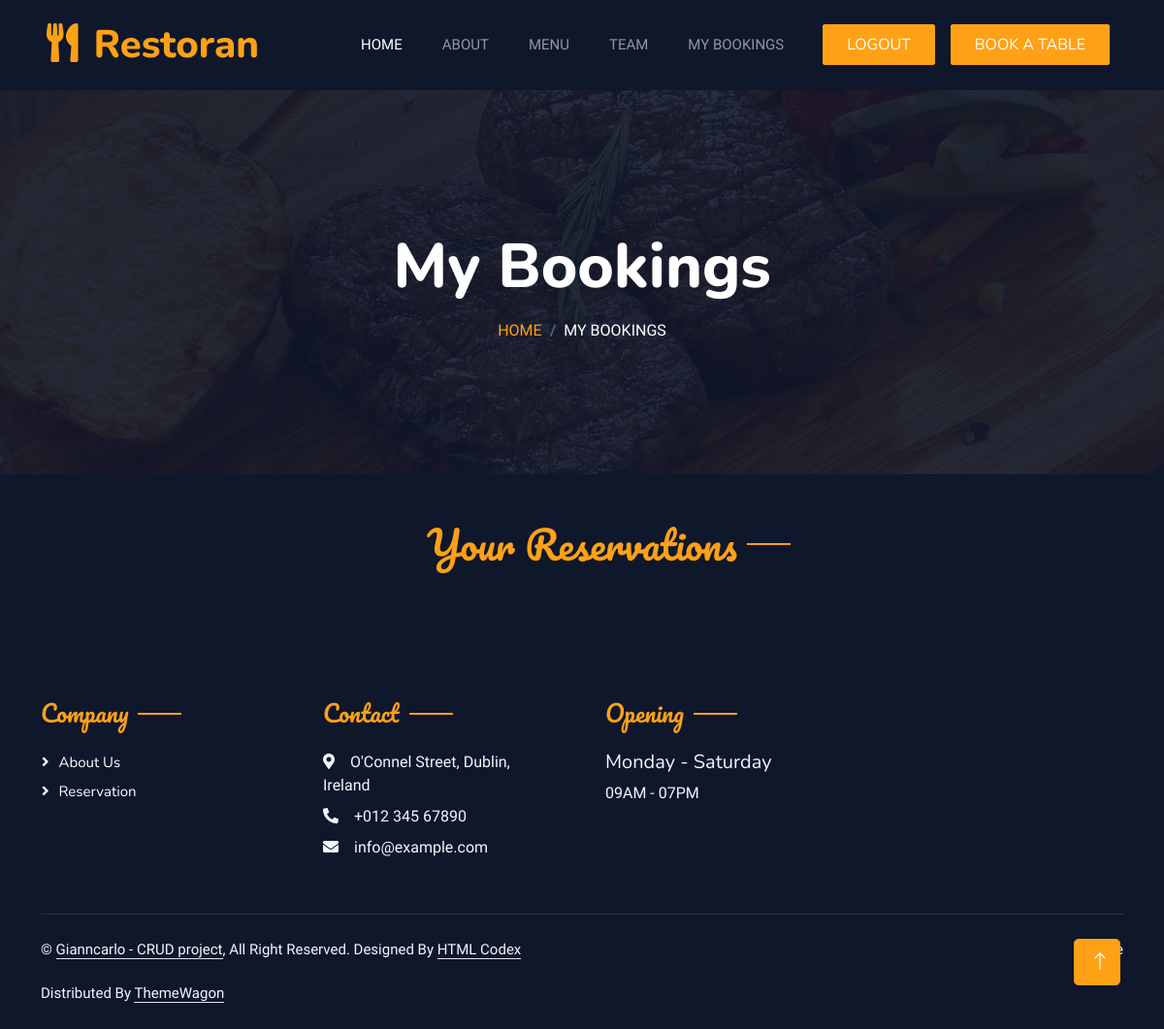
The page /profile/reservation_list/ (signed in) on the database as committed earlier.
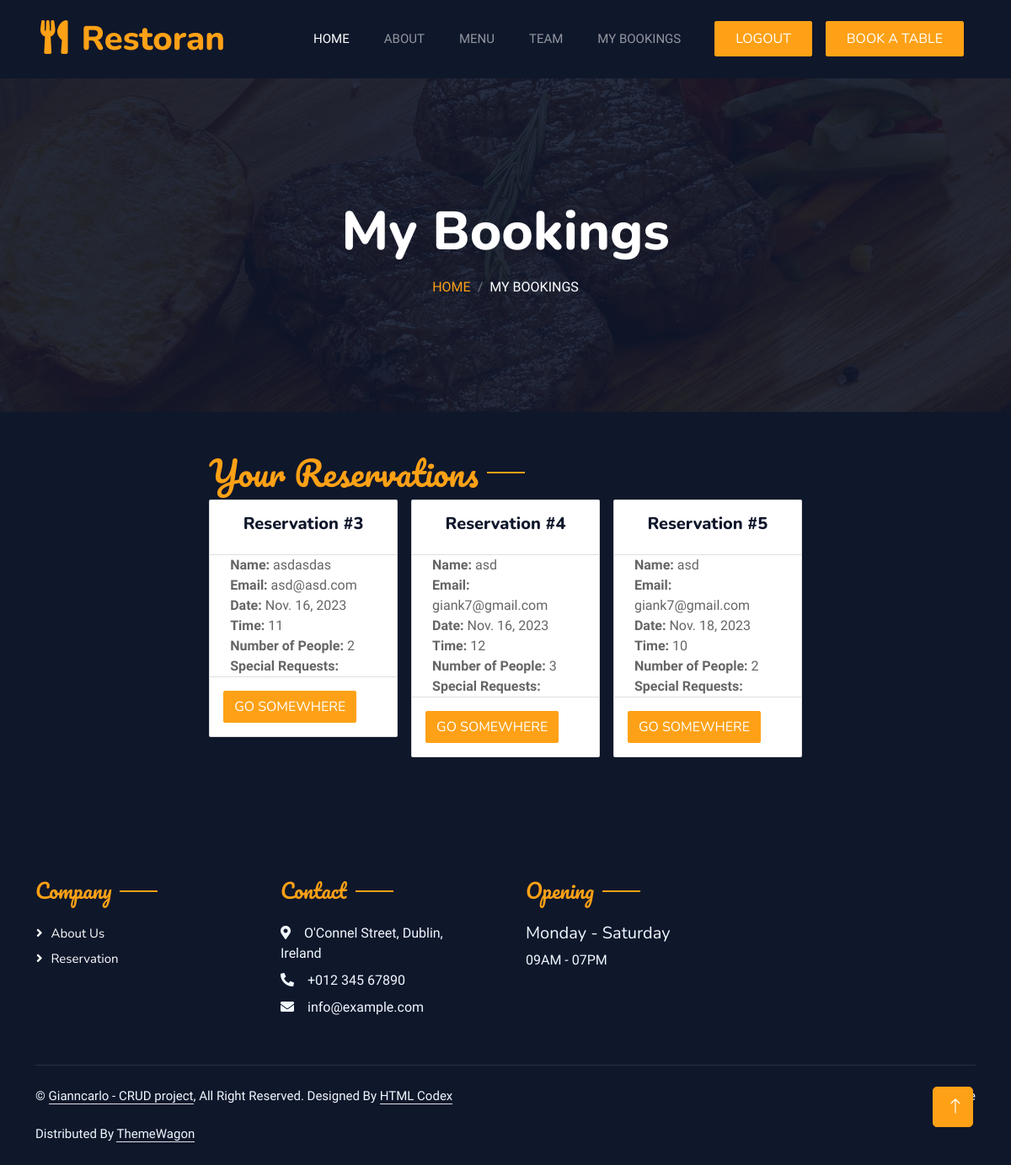
The same page on the database as committed later.
### profiles/models.py (models this page shows, shortened)
class Reservation(models.Model):
    user = models.ForeignKey(User, on_delete=models.CASCADE)
    name = models.CharField(max_length=255)
    email = models.EmailField()
    date = models.DateField()
    time = models.IntegerField(choices=[
        (9, '9AM'),
        (10, '10AM'),
        (11, '11AM'),
        (12, '12M'),
        (13, '1PM'),
        (14, '2PM'),
        (15, '3PM'),
        (16, '4PM'),
        (17, '5PM'),
        (18, '6PM'),
    ])
    no_of_people = models.IntegerField(choices=[
        (1, '1'),
        (2, '2'),
        (3, '3'),
        (4, '4'),
        (5, '5'),
    ])
    special_request = models.TextField(blank=True)

### profiles/views.py (the view)
# urls.py: path('reservation_list/', reservation_list, name='reservation_list'),
def reservation_list(request):
    reservations = Reservation.objects.all()
    return render(request, 'reservation_list.html', {'reservations': reservations})

### profiles/templates/reservation_list.html (shortened to what this page needs)
{% extends "base.html" %}
{% load static %}
{% block content %}
{% if user.is_authenticated %}
{% include 'includes/list.html' %}
{% endif %}
{% endblock %}

### templates/base.html (shortened to what this page needs)
{% load static %}
<!doctype html>
<html lang="en">
<head>
    {% block corecss %}
    <link href="https://cdn.jsdelivr.net/npm/bootstrap@5.0.2/dist/css/bootstrap.min.css" rel="stylesheet"
>
    <link rel="stylesheet"
        href="https://cdn.jsdelivr.net/npm/bootstrap-datepicker@1.9.0/dist/css/bootstrap-datepicker.min.css">
    <link rel="stylesheet" href="{% static 'css/style.css' %}">
    <link rel="stylesheet" href="{% static 'css/bootstrap.min.css' %}">
    {% endblock %}
    <link href="https://cdnjs.cloudflare.com/ajax/libs/font-awesome/5.10.0/css/all.min.css" rel="stylesheet">
    <link rel="stylesheet" href="https://cdn.jsdelivr.net/npm/bootstrap-icons@1.4.1/font/bootstrap-icons.css">
    <link rel="stylesheet" href="{% static 'lib/animate/animate.min.css' %}">
    <link rel="stylesheet" href="{% static 'lib/owlcarousel/assets/owl.carousel.min.css' %}">
    <link rel="stylesheet" href="{% static 'lib/tempusdominus/css/tempusdominus-bootstrap-4.min.css' %}">
</head>
<body>
    <div class="container-xxl bg-white p-0">
        {% include 'includes/navbar.html' %}
        {% block content %}
        {% endblock %}
        {% include 'includes/footer.html' %}
    </div>
</body>
</html>

### templates/includes/navbar.html (shortened to what this page needs)
<div class="container-xxl position-relative p-0">
    <nav class="navbar navbar-expand-lg navbar-dark bg-dark px-4 px-lg-5 py-3 py-lg-0">
        <a href="" class="navbar-brand p-0">
            <h1 class="text-primary m-0"><i class="fa fa-utensils me-3"></i>Restoran</h1>
        </a>
        <div class="collapse navbar-collapse" id="navbarCollapse">
            {% if user.is_authenticated %}
            <div class="navbar-nav ms-auto py-0 pe-4">
                <a href="{% url 'home' %}" class="nav-item nav-link active">Home</a>
                <a href="{% url 'home' %}#aboutus" class="nav-item nav-link">About</a>
                <a href="{% url 'home' %}#menu" class="nav-item nav-link">Menu</a>
                <a href="{% url 'home' %}#team" class="nav-item nav-link">Team</a>
                <a href="{% url 'reservation_list' %}" class="nav-item nav-link">My bookings</a>
            </div>
            <a href="{% url 'logout' %}" class="btn btn-primary m-2 py-2 px-4">Logout</a>
            <a href="{% url 'make_reservation' %}" class="btn btn-primary m-2 py-2 px-4">Book a table</a>
            {% endif %}
        </div>
    </nav>
</div>

### templates/includes/list.html (shortened to what this page needs)
<div class="container-xxl py-5 bg-dark hero-header">
    <div class="container text-center my-5 pt-5 pb-4">
        <h1 class="display-3 text-white mb-3 animated slideInDown">My Bookings</h1>
        <nav aria-label="breadcrumb">
            <ol class="breadcrumb justify-content-center text-uppercase">
                <li class="breadcrumb-item"><a href="{% url 'home' %}">Home</a></li>
                <li class="breadcrumb-item text-white active" aria-current="page">My Bookings</li>
            </ol>
        </nav>
    </div>
</div>
<div id="reservation" class="container-xxl px-0 wow fadeInUp" data-wow-delay="0.1s">
    <div class="row g-0">
        <div class="col-md-12 bg-dark d-flex align-items-center">
            <div class="mx-auto p-5 wow fadeInUp" data-wow-delay="0.2s">
                <h1 class="section-title ff-secondary text-start text-primary fw-normal">Your Reservations</h1>
                <div class="container-xxl px-0 wow fadeInUp" data-wow-delay="0.1s">
                    <div class="row row-cols-1 row-cols-md-3 g-3">
                        {% for reservation in reservations %}
                        <div class="col">
                            <div class="card">
                                <div class="card-body">
                                    <h5 class="text-center card-title">Reservation #{{ reservation.id }}</h5>
                                </div>
                                <ul class="px-4 list-group list-group-flush" style="list-style-type: none;">
                                    <li>
                                        <strong>Name:</strong> {{ reservation.name }}<br>
                                        <strong>Email:</strong> {{ reservation.email }}<br>
                                        <strong>Date:</strong> {{ reservation.date }}<br>
                                        <strong>Time:</strong> {{ reservation.time }}<br>
                                        <strong>Number of People:</strong> {{ reservation.no_of_people }}<br>
                                        <strong>Special Requests:</strong> {{ reservation.special_request }}<br>
                                    </li>
                                </ul>
                                <div class="card-body">
                                    <a href="#" class="btn btn-primary">Go somewhere</a>
                                </div>
                            </div>
                        </div>
                        {% endfor %}
                    </div>
                </div>
            </div>
        </div>
    </div>
</div>

### templates/includes/footer.html
<div id="footer" class="container-fluid bg-dark text-light footer pt-5 wow fadeIn" data-wow-delay="0.1s">
    <div class="container py-5">
        <div class="row g-5">
            <div class="col-lg-3 col-md-6">
                <h4 class="section-title ff-secondary text-start text-primary fw-normal mb-4">Company</h4>
                <a class="btn btn-link" href="#aboutus">About Us</a>
                <a class="btn btn-link" href="#reservation">Reservation</a>
            </div>
            <div class="col-lg-3 col-md-6">
                <h4 class="section-title ff-secondary text-start text-primary fw-normal mb-4">Contact</h4>
                <p class="mb-2"><i class="fa fa-map-marker-alt me-3"></i>O'Connel Street, Dublin, Ireland</p>
                <p class="mb-2"><i class="fa fa-phone-alt me-3"></i>+012 345 67890</p>
                <p class="mb-2"><i class="fa fa-envelope me-3"></i>info@example.com</p>
            </div>
            <div class="col-lg-3 col-md-6">
                <h4 class="section-title ff-secondary text-start text-primary fw-normal mb-4">Opening</h4>
                <h5 class="text-light fw-normal">Monday - Saturday</h5>
                <p>09AM - 07PM</p>
            </div>
        </div>
    </div>
    <div class="container">
        <div class="copyright">
            <div class="row">
                <div class="col-md-6 text-center text-md-start mb-3 mb-md-0">
                    &copy; <a class="border-bottom" href="https://github.com/giankpetrov/CRUD-P4">Gianncarlo - CRUD
                        project</a>, All Right Reserved.
                    Designed By <a class="border-bottom" href="https://htmlcodex.com">HTML Codex</a><br><br>
                    Distributed By <a class="border-bottom" href="https://themewagon.com" target="_blank">ThemeWagon</a>
                </div>
                <div class="col-md-6 text-center text-md-end">
                    <div class="footer-menu">
                        <a href="#">Home</a>
                    </div>
                </div>
            </div>
        </div>
    </div>
</div>
<a href="#" class="btn btn-lg btn-primary btn-lg-square back-to-top"><i class="bi bi-arrow-up"></i></a>

### static/css/style.css (style rules this page uses)
:root { --primary: #FEA116; --light: #F1F8FF; --dark: #0F172B; }
.text-primary { color: var(--primary) !important; }
.btn-primary { background-color: var(--primary) !important; border-color: var(--primary) !important; }
.ff-secondary { font-family: 'Pacifico', cursive; }
.back-to-top { position: fixed; display: none; right: 45px; bottom: 45px; z-index: 99; }
.btn { font-family: 'Nunito', sans-serif; font-weight: 500; text-transform: uppercase; transition: .5s; }
.btn.btn-primary, .btn.btn-secondary { color: #FFFFFF; }
.btn-lg-square { width: 48px; height: 48px; }
.btn-square, .btn-sm-square, .btn-lg-square { padding: 0; display: flex; align-items: center; justify-content: center; font-weight: normal; border-radius: 2px; }
.navbar-dark .navbar-nav .nav-link { position: relative; margin-left: 25px; padding: 35px 0; font-size: 15px; color: var(--light); text-transform: uppercase; font-weight: 500; outline: none; transition: .5s; }
.navbar-dark .navbar-nav .nav-link:hover, .navbar-dark .navbar-nav .nav-link.active { color: var(--primary); }
@media (min-width: 992px) { .navbar-dark { position: absolute; width: 100%; top: 0; left: 0; z-index: 999; background: transparent; } }
.hero-header { background: linear-gradient(rgba(15, 23, 43, .9), rgba(15, 23, 43, .9)), url(../img/bg-hero.jpg); background-position: center center; background-repeat: no-repeat; background-size: cover; }
.breadcrumb-item + .breadcrumb-item::before { color: rgba(255, 255, 255, .5); }
.section-title { position: relative; display: inline-block; }
.section-title::before { position: absolute; content: ""; width: 45px; height: 2px; top: 50%; left: -55px; margin-top: -1px; background: var(--primary); }
.section-title::after { position: absolute; content: ""; width: 45px; height: 2px; top: 50%; right: -55px; margin-top: -1px; background: var(--primary); }
.section-title.text-start::before, .section-title.text-end::after { display: none; }
.footer .btn.btn-link { display: block; margin-bottom: 5px; padding: 0; text-align: left; color: #FFFFFF; font-size: 15px; font-weight: normal; text-transform: capitalize; transition: .3s; }
.footer .btn.btn-link::before { position: relative; content: "\f105"; font-family: "Font Awesome 5 Free"; font-weight: 900; margin-right: 10px; }
.footer .copyright { padding: 25px 0; font-size: 15px; border-top: 1px solid rgba(256, 256, 256, .1); }
.footer .copyright a { color: var(--light); }
.footer .footer-menu a { margin-right: 15px; padding-right: 15px; border-right: 1px solid rgba(255, 255, 255, .1); }
.footer .footer-menu a:last-child { margin-right: 0; padding-right: 0; border-right: none; }

Rows that differ between the two databases and show on the page:
added Reservation: id "3", name "asdasdas", email "asd@asd.com", date "Nov. 16, 2023", time "11", no_of_people "2"
added Reservation: id "4", name "asd", email "giank7@gmail.com", date "Nov. 16, 2023", time "12", no_of_people "3"
added Reservation: id "5", name "asd", email "giank7@gmail.com", date "Nov. 18, 2023", time "10", no_of_people "2"
